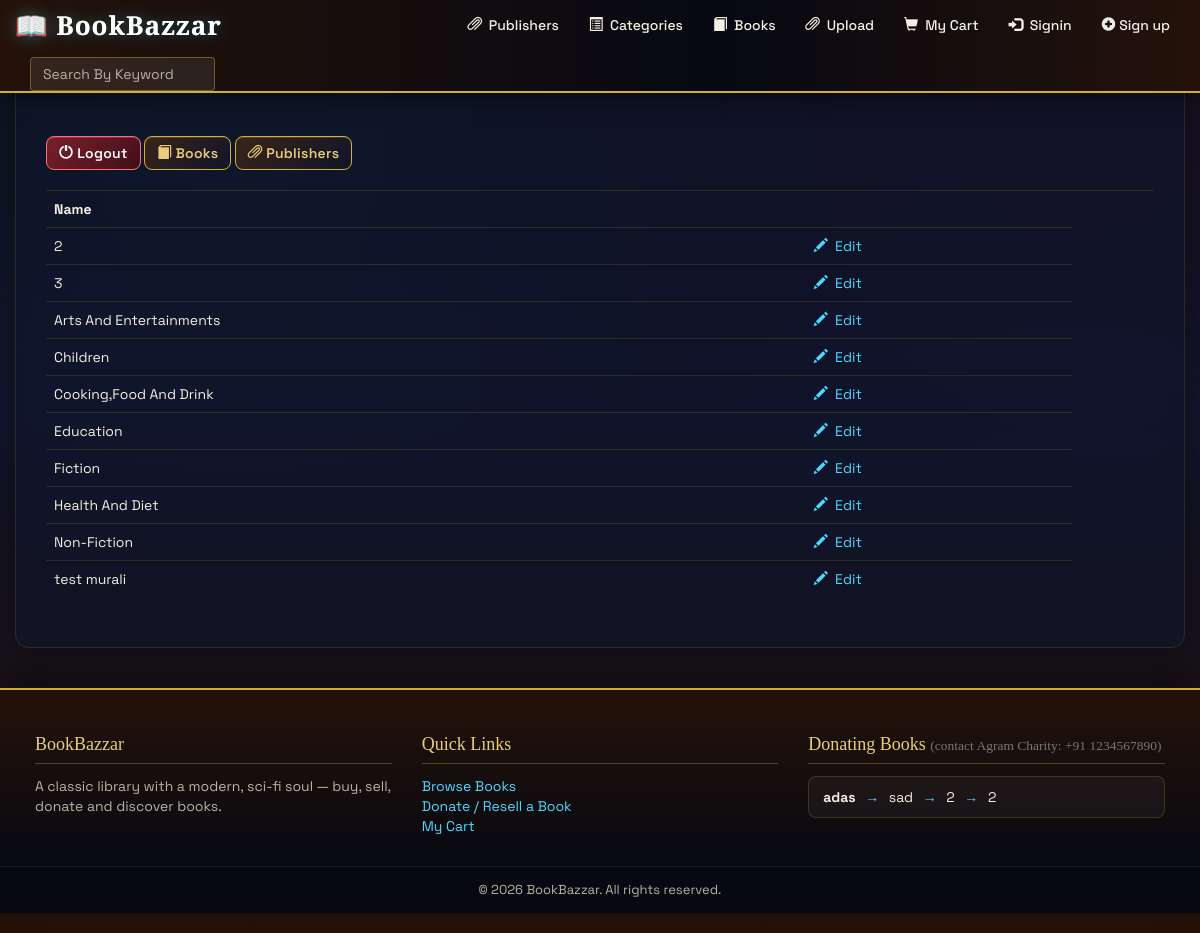
Screenshot of /admin_categories.php (signed in) with the database file from the repository.
### tables this page shows
CREATE TABLE `category` (
  `categoryid` int(10) NOT NULL,
  `category_name` varchar(60) NOT NULL
);

CREATE TABLE `books` (
  `book_isbn` varchar(20) NOT NULL,
  `type` text NOT NULL,
  `book_title` varchar(60) DEFAULT NULL,
  `book_author` varchar(60) DEFAULT NULL,
  `book_image` varchar(40) DEFAULT NULL,
  `book_descr` longtext DEFAULT NULL,
  `book_price` decimal(6,2) NOT NULL,
  `publisherid` int(10) UNSIGNED NOT NULL,
  `categoryid` int(10) DEFAULT NULL
);

CREATE TABLE `publisher` (
  `publisherid` int(10) UNSIGNED NOT NULL,
  `publisher_name` varchar(60) NOT NULL
);

### functions/database_functions.php (called while the page is built, shortened)
<?php
if (!function_exists("getPubName")){
	function getPubName($conn, $pubid){
		$query = "SELECT publisher_name FROM publisher WHERE publisherid = '$pubid'";
		$result = mysqli_query($conn, $query);
		$row = mysqli_fetch_assoc($result);
		return $row["publisher_name"];
	}
}
if (!function_exists("getCatName")){
	function getCatName($conn, $catid){
		$query = "SELECT category_name FROM category WHERE categoryid = '$catid'";
		$result = mysqli_query($conn, $query);
		$row = mysqli_fetch_assoc($result);
		return $row['category_name'];
	}
}
if (!function_exists("getAllCategories")){
	function getAllCategories($conn){
		$query = "SELECT * from category ORDER BY category_name ASC";
		$result = mysqli_query($conn, $query);
		return $result;
	}
}
?>

### admin_categories.php (the view, shortened to what this page needs)
<?php
	require_once "./template/header.php";
	require_once "./functions/database_functions.php";
	$conn = db_connect();
	$result = getAllCategories($conn);
?>
	<div>
	<a href="admin_signout.php" class="btn btn-danger"><span class="glyphicon glyphicon-off"></span>&nbsp;Logout</a>
	<a href="admin_book.php" class="btn btn-primary"><span class="glyphicon glyphicon-book"></span>&nbsp;Books</a>
	<a href="admin_publishers.php" class="btn btn-primary"><span class="glyphicon glyphicon-paperclip"></span>&nbsp;Publishers</a>
	</div>
	<table class="table" style="margin-top: 20px">
		<tr>
			<th>Name</th>
			<th>&nbsp;</th>
			<th>&nbsp;</th>
		</tr>
		<?php while($row = mysqli_fetch_assoc($result)){ ?>
		<tr>
			<td><?php echo $row['category_name']; ?></td>
			<?php
				if( isset($_SESSION['expert']) && $_SESSION['expert']==true){
					echo '<td><a href="admin_editcategories.php?catid=';
					echo $row['categoryid'];
					echo'"><span class="glyphicon glyphicon-pencil"></span>&nbsp;&nbsp;Edit</a></td>';
				}else if (isset($_SESSION['manager']) && $_SESSION['manager']==true){
					echo '<td><a href="admin_deletecategories.php?catid=';
					echo $row['categoryid'];
					echo '"><span class="glyphicon glyphicon-trash"></span>&nbsp;&nbsp;Delete</a></td>';
				}
			?>
		</tr>
		<?php } ?>
	</table>
<?php
	require_once "./template/footer.php";
?>

### template/footer.php (shortened to what this page needs)
<?php
require_once "./functions/database_functions.php";
$conn = db_connect();
$query = "SELECT book_title, book_author, publisherid, categoryid FROM books WHERE type = 'Donating'";
$result = mysqli_query($conn, $query);
$bookList = "";
if ($result) {
    while ($book = mysqli_fetch_assoc($result)) {
        $bookList .= '<div class="book-entry">';
        $bookList .= '<strong>' . htmlspecialchars($book['book_title']) . '</strong> <span>&rarr;</span> ';
        $bookList .= htmlspecialchars($book['book_author']) . ' <span>&rarr;</span> ';
        $bookList .= getPubName($conn, $book['publisherid']) . ' <span>&rarr;</span> ';
        $bookList .= getCatName($conn, $book['categoryid']);
        $bookList .= '</div>';
    }
}
?>
    </div>
    <footer class="site-footer">
        <div class="footer-inner">
            <div class="footer-col">
                <h4>BookBazzar</h4>
                <p>A classic library with a modern, sci-fi soul &mdash; buy, sell, donate and discover books.</p>
            </div>
            <div class="footer-col">
                <h4>Quick Links</h4>
                <ul style="list-style:none; padding:0;">
                    <li><a href="books.php">Browse Books</a></li>
                    <li><a href="donation.php">Donate / Resell a Book</a></li>
                    <li><a href="cart.php">My Cart</a></li>
                </ul>
            </div>
            <div class="footer-col">
                <h4>Donating Books <small>(contact Agram Charity: +91 1234567890)</small></h4>
                <div class="footer-book-list"><?php echo $bookList; ?></div>
            </div>
        </div>
        <div class="footer-bottom">&copy; <?php echo date("Y"); ?> BookBazzar. All rights reserved.</div>
    </footer>
  </body>
</html>

### rows the page displays
category: category_name "2"
category: category_name "3"
category: category_name "Arts And Entertainments"
category: category_name "Children"
category: category_name "Cooking,Food And Drink"
category: category_name "Education"
category: category_name "Fiction"
category: category_name "Health And Diet"
category: category_name "Non-Fiction"
category: category_name "test murali"
books: book_title "adas", book_author "sad", publisherid.publisher_name "2", value "2"
